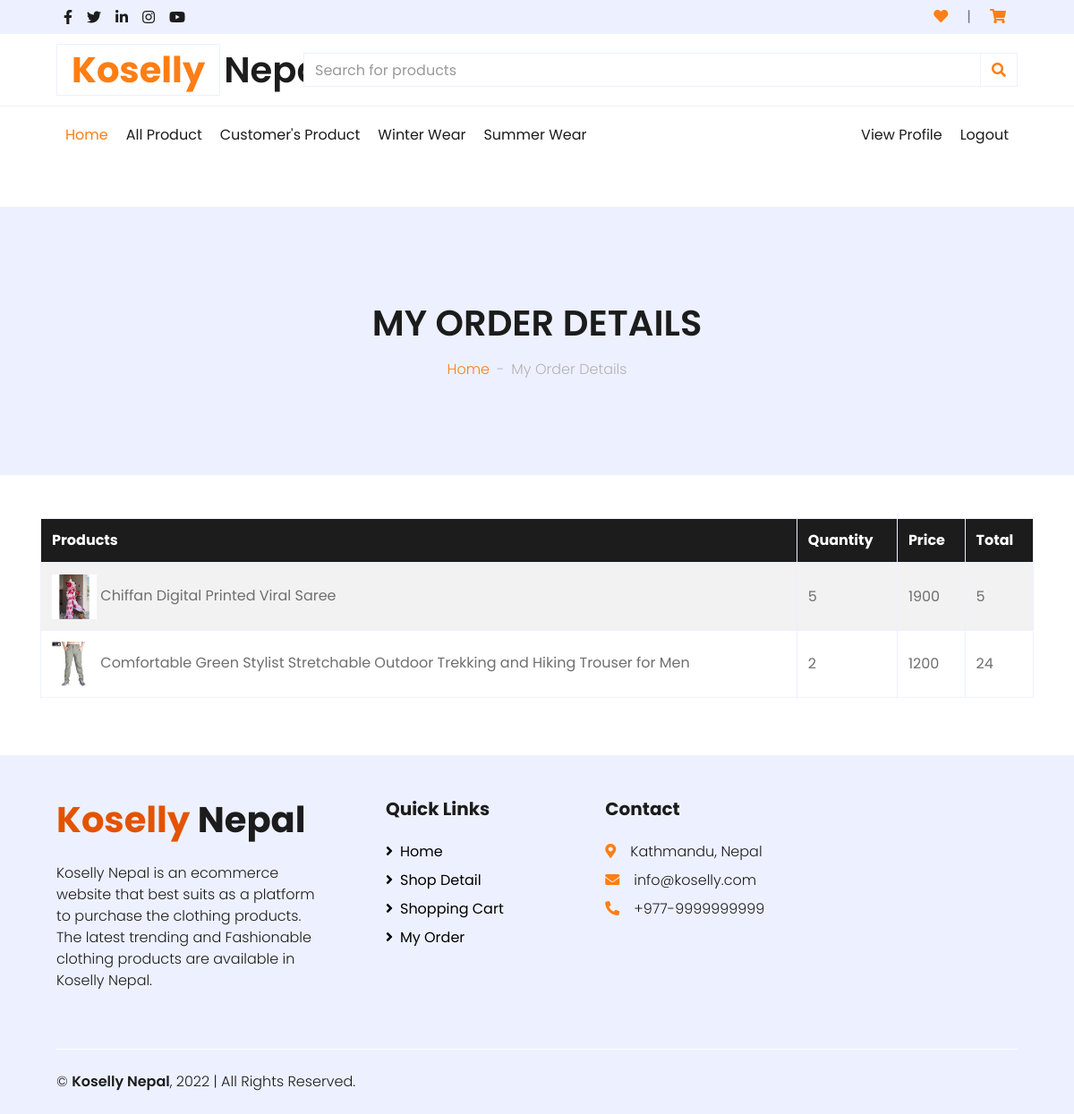
Screenshot of /order_details/b55a30aca3634837b1b9375713512e9e (signed in) with the database file from the repository.
### cart/models.py (models this page shows, shortened)
class Cart(models.Model):
    product = models.ForeignKey(Product, on_delete=models.PROTECT)
    user = models.ForeignKey(MyUser, on_delete=models.PROTECT)
    quantity = models.PositiveIntegerField()
    is_bought = models.BooleanField(default=False)
    is_paid = models.BooleanField(default=False)
    payment_method = models.CharField(max_length=50, null=True, blank=True)
    order_id = models.CharField(max_length=100, null=True, blank=True)
    shipping_address = models.CharField(max_length=100, null=True, blank=True)
    price = models.PositiveIntegerField(null=True, blank=True)
    is_send = models.BooleanField(default=False)
    is_delivered = models.BooleanField(default=False)

### products/models.py (models this page shows, shortened)
class Product(models.Model):
    user=models.ForeignKey(MyUser,on_delete=models.PROTECT,null=True,blank=True)
    name = models.CharField(max_length=100)
    price = models.PositiveIntegerField()
    categories = models.ForeignKey(ProductCategories, on_delete=models.PROTECT)
    photo = models.ImageField(upload_to='products')
    desc = RichTextField()
    season = models.ForeignKey(Season, on_delete=models.SET_NULL, blank=True, null=True)
    stock = models.PositiveIntegerField()
    create_date = models.DateField(auto_now=True)
    total_click = models.PositiveIntegerField(default=0)
    discount_amt = models.PositiveIntegerField(default=0)
    is_available = models.BooleanField(default=True)

### decorator.py (the view, shortened to what this page needs)
        def wrap(request, *args, **kwargs):
            if request.user.is_authenticated:
                if request.user.is_admin:
                    return view_function(request, *args, **kwargs)
            else:
                return redirect('accounts:login')

### decorator.py (called while the page is built, shortened)
def is_admin_or_user():
    def decorator(view_function):
        def wrap(request, *args, **kwargs):
            if request.user.is_authenticated:
                if request.user.is_admin:
                    return view_function(request, *args, **kwargs)
            else:
                return redirect('accounts:login')
        return wrap
    return decorator

### home/views.py (called while the page is built)
@is_admin_or_user()
def view_order_details(request, orderid):
    order_details = Cart.objects.filter(order_id=orderid).filter(user=request.user)
    context = {'my_orders': order_details}
    return render(request, 'home/order_details.html', context)

### home/templates/home/order_details.html (shortened to what this page needs)
{% extends 'home/base.html' %}
{% block body %}
    <div class="container-fluid bg-secondary mb-5">
        <div class="d-flex flex-column align-items-center justify-content-center" style="min-height: 300px">
            <h1 class="font-weight-semi-bold text-uppercase mb-3">My Order Details</h1>
            <div class="d-inline-flex">
                <p class="m-0"><a href="/">Home</a></p>
                <p class="m-0 px-2">-</p>
                <p class="m-0">My Order Details</p>
            </div>
        </div>
    </div>
    <div class="container">
        <div class="mb-5 table-responsive">
            <table id="myTable" class="table table-striped table-bordered">
                <thead class="bg-dark text-white">
                <tr>
                    <th>Products</th>
                    <th>Quantity</th>
                    <th>Price</th>
                    <th>Total</th>
                </tr>
                </thead>
                <tbody class="align-middle">
                {% for order in my_orders %}
                    <tr>
                        <td class="align-middle"><img src="{{ order.product.photo.url }}" alt=""
                                                      style="width: 50px;">
                            {{ order.product.name }}
                        </td>
                        <td class="align-middle">{{ order.quantity }}</td>
                        <td class="align-middle">{{ order.product.price }}</td>
                        <td class="align-middle">{{ order.price }}</td>
                    </tr>
                {% endfor %}
                </tbody>
            </table>
        </div>
    </div>
{% endblock %}

### rows the page displays
Cart: product.photo (picture), product.name "Chiffan Digital Printed Viral Saree", quantity "5", product.price "1900", price "5"
Cart: product.photo (picture), product.name "Comfortable Green Stylist Stretchable Outdoor Trekking and Hiking Trouser for Men", quantity "2", product.price "1200", price "24"
